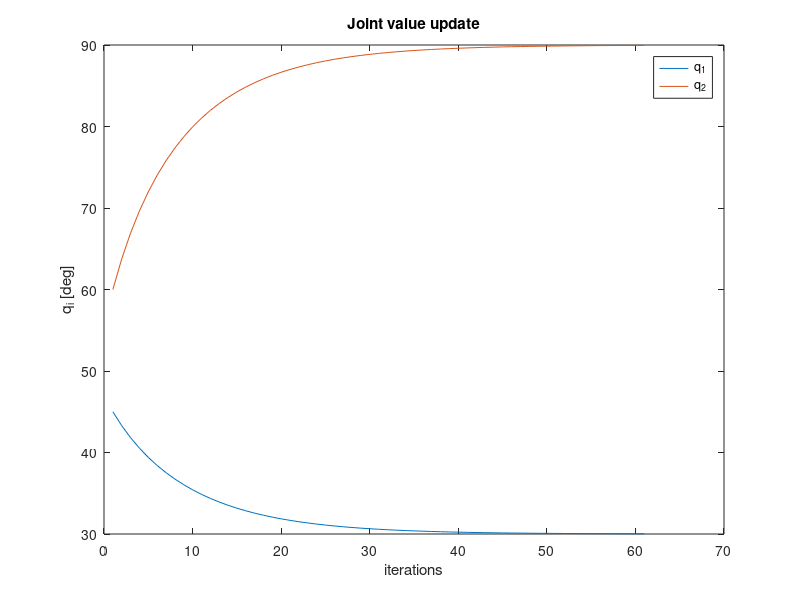
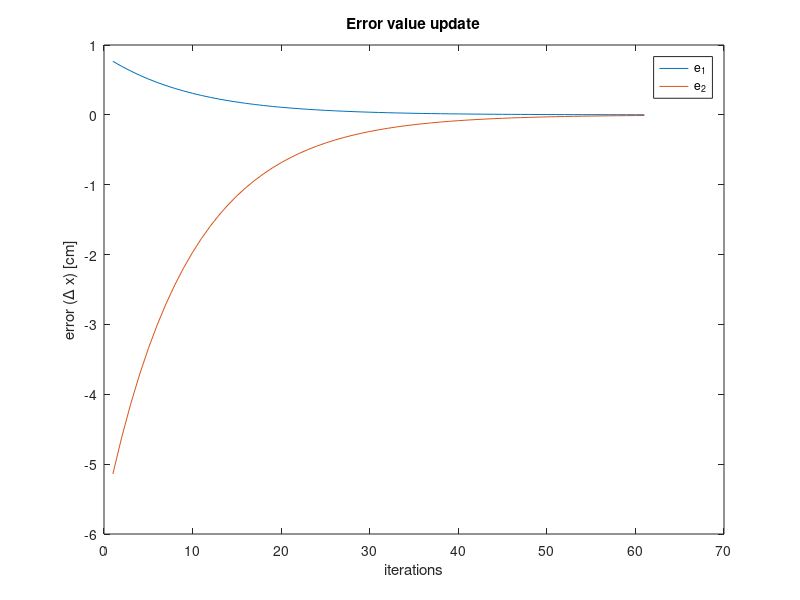

Write MATLAB code to recreate these figures, in order.
clear all
clc

%% Definition of parameters and variables
a1=20;
a2=10;
alpha=0.1;
error=[];
Q=[];

%% Desired position computed using FK
q = deg2rad([30 90])';
Pd=[
    a1*cos(q(1))+a2*cos(q(1)+q(2));
    a1*sin(q(1))+a2*sin(q(1)+q(2))
    ];
%% Current position
q = deg2rad([45 60])';
P=[
    a1*cos(q(1))+a2*cos(q(1)+q(2));
    a1*sin(q(1))+a2*sin(q(1)+q(2))
    ];
Q=cat(1,Q,rad2deg(q'));

e=Pd-P;
error=cat(1,error,e');
while(norm(e) > 0.01)
    J=[
        -a1*sin(q(1))-a2*sin(q(1)+q(2)) -a2*sin(q(1)+q(2));
        a1*cos(q(1))+a2*cos(q(1)+q(2)) a2*cos(q(1)+q(2))
        ];
    J_inv=J'*inv(J*J');
    
    dq=J_inv*(e);
    q=q+alpha*dq;
    q(1)=min(180, max(-180, q(1)));
    q(2)=min(180, max(-180, q(2)));
    Q=cat(1,Q,rad2deg(q'));
    
    P=[
        a1*cos(q(1))+a2*cos(q(1)+q(2));
        a1*sin(q(1))+a2*sin(q(1)+q(2))
        ];
    e=Pd-P;
    error=cat(1,error,e');
end

%%Plots
fig1=figure(1);
plot(Q)
xlabel('iterations')
ylabel('q_i [deg]')
legend('q_1', 'q_2')
title('Joint value update')

fig2=figure(2);
plot(error)
xlabel('iterations')
ylabel('error (\Delta x) [cm]')
legend('e_1', 'e_2')
title('Error value update')

print(fig1,'Trajectory_Joint_p3_rodrigo','-dpng')
print(fig2,'error_p3_rodrigo','-dpng')